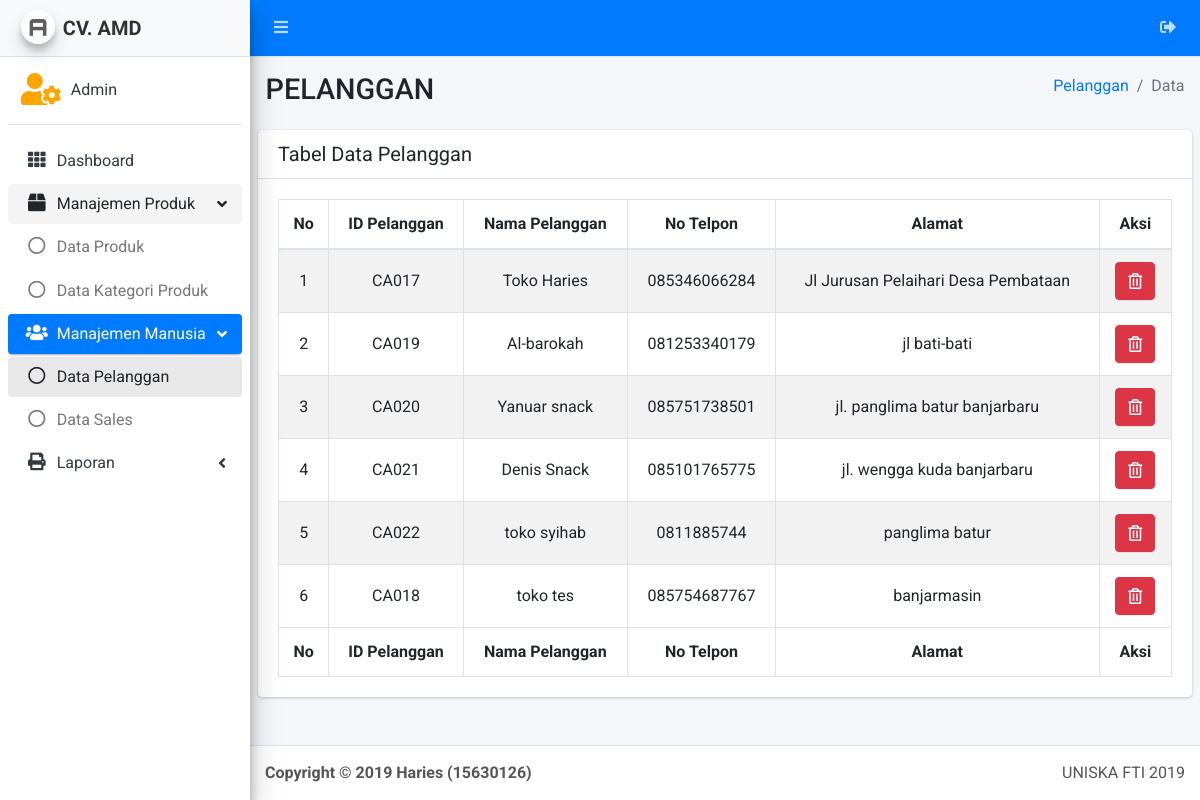
Before: /admin/index_pelanggan.php (signed in) with the older database file.
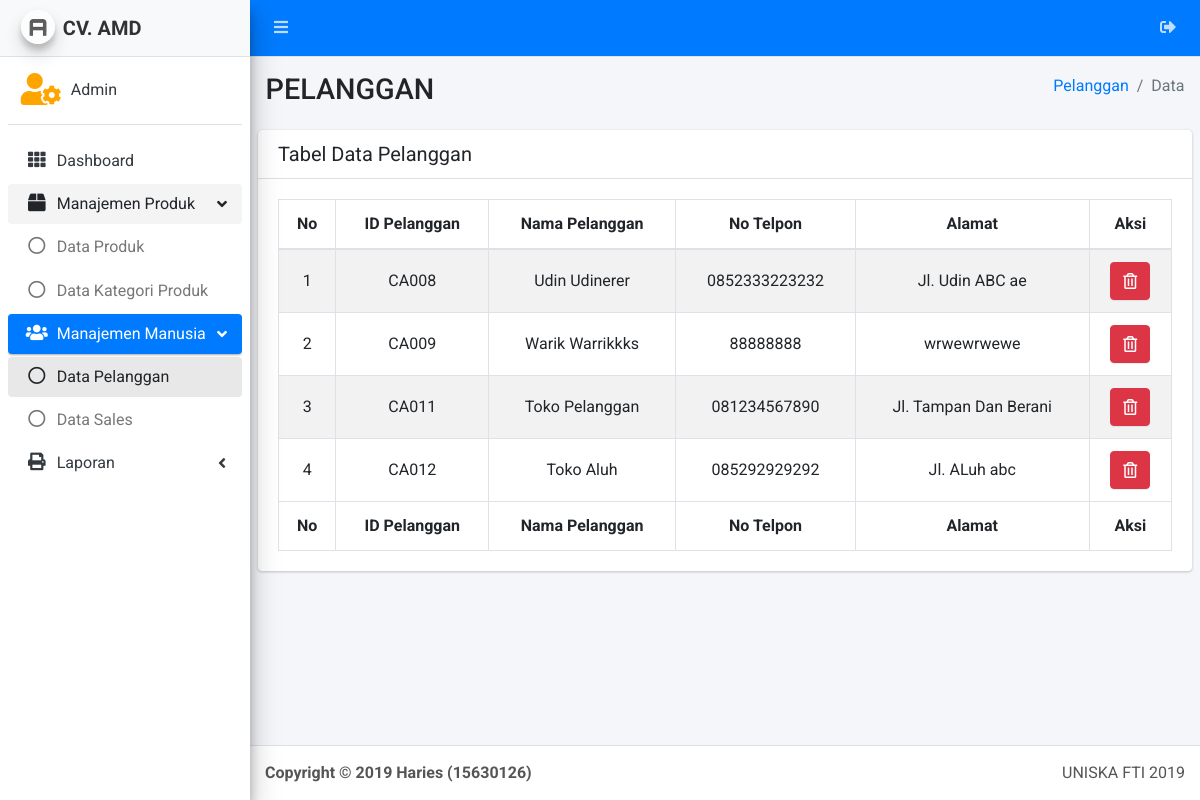
After: the same page with the newer database file.
### tables this page shows
CREATE TABLE `pelanggan_profile` (
  `id` int(11) NOT NULL,
  `id_pelanggan` int(11) NOT NULL,
  `nama_pelanggan` varchar(180) NOT NULL,
  `no_telpon` varchar(14) NOT NULL,
  `alamat` text NOT NULL,
  `created_at` varchar(180) NOT NULL
);

### admin/index_pelanggan.php (the view, shortened to what this page needs)
<?php
include('core/header.php');
include('core/sidebar.php');
?>
  <div class="content-wrapper">
    <section class="content-header">
      <div class="container-fluid">
        <div class="row mb-2">
          <div class="col-sm-6">
            <h1>PELANGGAN</h1>
          </div>
          <div class="col-sm-6">
            <ol class="breadcrumb float-sm-right">
              <li class="breadcrumb-item"><a href="index_pelanggan.php">Pelanggan</a></li>
              <li class="breadcrumb-item active">Data</li>
            </ol>
          </div>
        </div>
      </div>
    </section>
    <section class="content">
      <div class="row">
        <div class="col-12">
          <div class="card">
            <div class="card-header">
              <h3 class="card-title">Tabel Data Pelanggan</h3>
            </div>
            <div class="card-body">
              <table id="table-full" class="table table-bordered table-striped">
                <thead>
                <tr>
                  <th class="text-center">No</th>
                  <th class="text-center">ID Pelanggan</th>
                  <th class="text-center">Nama Pelanggan</th>
                  <th class="text-center">No Telpon</th>
                  <th class="text-center">Alamat</th>
                  <th class="text-center">Aksi</th>
                </tr>
                </thead>
                <tbody>
                <?php
                    $no = 1;
                    $pelanggans = $conn->query("SELECT * FROM pelanggan_profile ORDER BY id");
                    while($row = mysqli_fetch_assoc($pelanggans)){
                  ?>
                    <tr>
                      <td class="text-center align-middle"><?php echo $no ?></td>
                      <td class="text-center align-middle"><?php echo 'CA'.str_pad($row['id_pelanggan'],3,'0',STR_PAD_LEFT); ?></td>
                      <td class="text-center align-middle"><?php echo $row['nama_pelanggan'] ?></td>
                      <td class="text-center align-middle"><?php echo $row['no_telpon'] ?></td>
                      <td class="text-center align-middle"><?php echo $row['alamat'] ?></td>
                      <td class="text-center">
                        <i
                          data-toggle="modal" data-target="#modal-pelanggan"
                          class="btn btn-danger fas fa-trash-alt hapus-pelanggan"
                          id="<?php echo $row['id_pelanggan'] ?>"
                          pel="<?php echo $row['nama_pelanggan']; ?>"
                        ></i>
                      </td>
                    </tr>
                  <?php $no++; } ?>
                </tbody>
                <tfoot>
                <tr>
                <th class="text-center">No</th>
                  <th class="text-center">ID Pelanggan</th>
                  <th class="text-center">Nama Pelanggan</th>
                  <th class="text-center">No Telpon</th>
                  <th class="text-center">Alamat</th>
                  <th class="text-center">Aksi</th>
                </tr>
                </tfoot>
              </table>
            </div>
          </div>
        </div>
      </div>
    </section>
  </div>
<?php
include('core/footer.php');
?>

Changed rows visible on the page:
removed pelanggan_profile: id_pelanggan "017", nama_pelanggan "Toko Haries", no_telpon "085346066284", alamat "Jl Jurusan Pelaihari Desa Pembataan"
removed pelanggan_profile: id_pelanggan "019", nama_pelanggan "Al-barokah", no_telpon "081253340179", alamat "jl bati-bati"
removed pelanggan_profile: id_pelanggan "020", nama_pelanggan "Yanuar snack", no_telpon "085751738501", alamat "jl. panglima batur banjarbaru"
removed pelanggan_profile: id_pelanggan "021", nama_pelanggan "Denis Snack", no_telpon "085101765775", alamat "jl. wengga kuda banjarbaru"
added pelanggan_profile: id_pelanggan "008", nama_pelanggan "Udin Udinerer", no_telpon "0852333223232", alamat "Jl. Udin ABC ae"
added pelanggan_profile: id_pelanggan "009", nama_pelanggan "Warik Warrikkks", no_telpon "88888888", alamat "wrwewrwewe"
changed pelanggan_profile: id_pelanggan "022" → "011"; nama_pelanggan "toko syihab" → "Toko Pelanggan"; no_telpon "0811885744" → "081234567890"; alamat "panglima batur" → "Jl. Tampan Dan Berani"
changed pelanggan_profile: id_pelanggan "018" → "012"; nama_pelanggan "toko tes" → "Toko Aluh"; no_telpon "085754687767" → "085292929292"; alamat "banjarmasin" → "Jl. ALuh abc"
